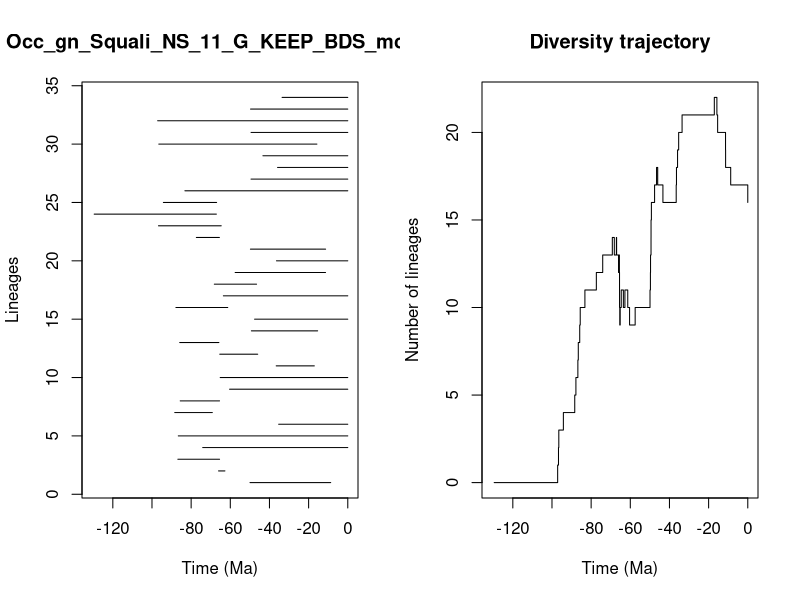

Write R code to recreate this figure.


pdf(file='../Results/Genus_NS/5_MA_bins_EXT_EP/pyrate_mcmc_logs/Occ_gn_Squali_NS_11_G_KEEP_BDS_mcmc_LTT.pdf',width=0.6*20, height=0.6*10)
title = "Occ_gn_Squali_NS_11_G_KEEP_BDS_mcmc"
ts=c(49.93213929538666, 66.00696433040623,86.78048243020265,74.08883447276098,86.56038249932888,35.29738546603815,88.37423867118328,85.57540469590685,60.371313394685814,65.16071266585743,36.55512284441434,65.38160023753548,85.83319611637774,49.22882547251069,47.59984429625533,87.77891875883348,63.539472288079494,68.16722694088325,57.51891075458258,36.41973176521043,49.72521683431283,77.34084576181105,96.67598374371045,129.51934444683602,94.18258017081419,83.18594593222444,49.4133383079747,35.8643218021825,43.339549338887394,96.51447430824837,49.403903366677795,97.10250469122224,49.66045809692266,33.55381209758311)
te=c(8.72545902095697, 62.74935046452101,65.49166715530956,0.0,0.0,0.0,69.18244335121041,65.50350656842731,0.0,0.0,17.090536578434385,46.00380227681836,65.8284863486943,15.394934815059171,0.0,61.30157087219597,0.0,46.591118852276765,11.362126517464288,0.0,11.325758129331582,65.56674886673265,64.62635756296488,67.10693882661889,66.98879218014483,0.0,0.0,0.0,0.0,15.777569350954387,0.0,0.0,0.0,0.0)
div_traj=c(0, 1,2,3,4,5,6,7,8,9,10,11,12,13,14,13,14,13,12,13,12,11,10,9,10,11,10,11,10,9,10,11,12,13,14,15,16,17,18,17,16,17,18,19,20,21,22,21,20,19,18,17,16)
time_events=c(129.51934444683602, 97.10250469122224,96.67598374371045,96.51447430824837,94.18258017081419,88.37423867118328,87.77891875883348,86.78048243020265,86.56038249932888,85.83319611637774,85.57540469590685,83.18594593222444,77.34084576181105,74.08883447276098,69.18244335121041,68.16722694088325,67.10693882661889,66.98879218014483,66.00696433040623,65.8284863486943,65.56674886673265,65.50350656842731,65.49166715530956,65.38160023753548,65.16071266585743,64.62635756296488,63.539472288079494,62.74935046452101,61.30157087219597,60.371313394685814,57.51891075458258,49.93213929538666,49.72521683431283,49.66045809692266,49.4133383079747,49.403903366677795,49.22882547251069,47.59984429625533,46.591118852276765,46.00380227681836,43.339549338887394,36.55512284441434,36.41973176521043,35.8643218021825,35.29738546603815,33.55381209758311,17.090536578434385,15.777569350954387,15.394934815059171,11.362126517464288,11.325758129331582,8.72545902095697,0.0)
                par(mfrow=c(1,2))
                L = length(ts)
                plot(ts, 1:L , xlim=c(-max(ts)-1,0), pch=20, type="n", main=title,xlab="Time (Ma)",ylab="Lineages")
                for (i in 1:L){segments(x0=-te[i],y0=i,x1=-ts[i],y1=i)}    
                t = -time_events
                plot(div_traj ~ t,type="s", main = "Diversity trajectory",xlab="Time (Ma)",ylab="Number of lineages",xlim=c(-max(ts)-1,0))
                abline(v=c(65,200,251,367,445),lty=2,col="gray")
                
